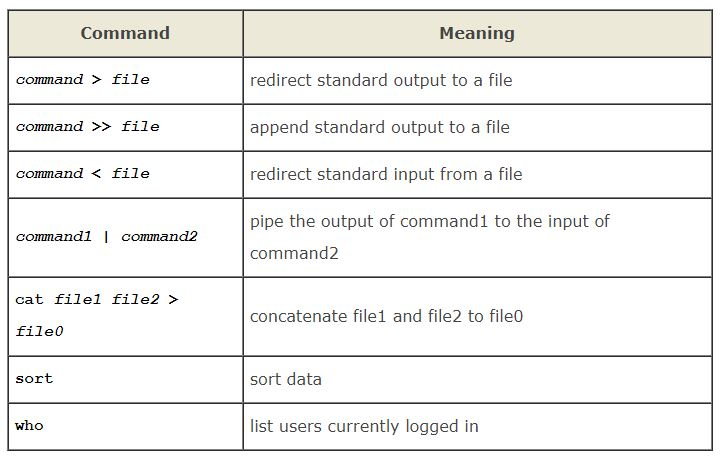
//> input picture 1/linux/linuxRef/3.JPG, 721 x 458 px
$ ./imageProcessing3   (built with g++ and OpenCV 4)
//> lines starting //> are read from the running program, lines starting //| are printed output that depends on the picture; after the words box and inside, x2 and y2 are one past the last pixel; in counts of white or black regions, pixels touching at a corner belong together
#include "stdafx.h"
#include <stdio.h>
#include "opencv2/opencv.hpp"
#include <math.h>
#include <map>

using namespace cv;
using namespace std;

Mat g_imgSrc, g_imgDst, g_imgMask, g_imgRound, g_imgAnnular,
	g_imgBlur, g_imgCanny, g_imgMorph, g_imgThreshod;

const char* g_imgName[] = {"3.jpg"};

map<char*, char*> g_mapWinName;
map<char*, char*> g_mapTrackbarName;

/* ksize */
static int g_nTrackbarValue0 = 1;
static const int g_nTrackbarCount0 = 25;
/* canny min threshold */
static int g_nTrackbarValue1 = 100;
static const int g_nTrackbarCount1 = 500;
/* canny max threshold */
static int g_nTrackbarValue2 = 215;
static const int g_nTrackbarCount2 = 1000;
/* morphology */
static int g_nTrackbarValue3 = 3;
static const int g_nTrackbarCount3 = 8;
/* adaptive threshold */
static int g_nTrackbarValue4 = 20;
static const int g_nTrackbarCount4 = 100;
static int g_nTrackbarValue5 = 1100;
static const int g_nTrackbarCount5 = 3000;
/* get good match */
static int g_nTrackbarValue6 = 250;
static const int g_nTrackbarCount6 = 500;

/* ksize */
static int& g_nKSize = g_nTrackbarValue0;
/* canny min/max threshold */
static int& g_nCannyMinThreshold = g_nTrackbarValue1;
static int& g_nCannyMaxThreshold = g_nTrackbarValue2;
/* morphology */
static int& g_nMorphologyOption = g_nTrackbarValue3;
/* adaptive threshold */
static int& g_nThresholdBSize = g_nTrackbarValue4;
static int& g_nThresholdMeanC = g_nTrackbarValue5;
/* get good match */
static int& g_nGoodMatchDistance = g_nTrackbarValue6;


Vec3f g_v3fDescriptorRoundnessRate;
vector<vector<Point>> g_vvpContours;
map<int, int> g_mArea;
map<int, Point> g_mCentroid;
Vec3f g_v3fLeastSquaresFitting;
map<int, int> g_mapProject;

template<typename Tkey, typename Tvalue> class sortMapByValue{
	/**
	bool operator()(const pair<Tkey, Tvalue>& left, const pair<Tkey, Tvalue>& right)const{
		cout << "pair" << endl;
		return left.second < right.second;
	}
	/**
	bool operator()(const Tvalue& left, const Tvalue& right){
		cout << "value" << endl;
		return left < right;
	}
	/**/
};
struct sortByValue{
	bool operator()(const pair<int, double>& left, const pair<int, double>& right){
		cout<<"pair"<<endl;
		return left.second < right.second;
	}
	/**
	bool operator()(const int& left, const int& right){
		cout << "int";
		return left < right;
	}
	/**/
	bool operator()(const double& left, const double& right){
		cout << "double";
		return left > right;
	}
	/**/
};

void init();
template<typename T, typename T1> void getMinMax(T& src, int& minIndex, int& maxIndex);
void getDescriptorRoundnessRate(Mat& imgsrc, Vec3f& descriptorRoundnessRate);
void getMask(Mat& imgsrc, Mat& imgdst);
void getRoundTarget(Mat& imgsrc, Mat& imgdst, Mat& imgmask);
void myMorphologyEx(Mat& imgsrc, Mat& imgdst, int option);
void drawHistogram(const Mat& imgsrc, MatND& hist, int histSize[], Mat& imgHist);
template<typename T, typename Tf, typename Ti> void getTop3(T& src, Vec4i& top3Index, int size);
void getDescriptorArea(Mat& imgsrc, Vec2f& range);
void getDescriptorArea1(Mat& imgsrc, vector<vector<Point>>& contours, map<int, int>& mapArea);
void getCentroid(vector<vector<Point>>& contours, map<int, int>& mapArea, map<int, Point>& centroid);
void leastSquaresFitting(map<int, Point>& mapcentroid, Vec3f& leastsquaresfitting);
void leastSquaresFittingContour(vector<Point>& contour, Vec3f& v3fleastsquaresfittingcontour);
void leastSquaresFittingCircle(map<int, Point>& mapcentroid, Vec3f& v3fLeastsquaresfittingcircle);
void getDescriptorPointer(Mat& imgsrc, Mat& imgdst);
void getAngleFromTwoPoints(float& angle, Point& pointStart, Point& pointEnd);
void project(Mat& imgsrc, map<int, int>& mapProj, Point& center, int psize);
void drawHistogramFromUserData(MatND& imgsrc, Mat& imgshow);
void getAnnularMask(Mat& mask);
void getAnnularTarget(Mat& imgsrc, Mat& imgdst, Mat& mask);
void getResult();

void getTemplate();
void getDescriptorAndMatch(Mat& imgTempate, Mat& imgSample);
void registration(Mat& imgsrc, Mat& imgdst, Mat& imgTemplate);
void testPerspective();
/* ksize */
void trackbarCallback0(int trackbarValue, void* userdata);
void trackbar0(int value, Mat& userdataimg, Mat& imgdst);
/* canny */
void trackbarCallback1(int trackbarValue, void* userdata);
void trackbar1(int value, Mat& userdataimg, Mat& imgdst);
void trackbarCallback2(int trackbarValue, void* userdata);
void trackbar2(int value, Mat& userdataimg, Mat& imgdst);
/* morphology */
void trackbarCallback3(int trackbarValue, void* userdata);
void trackbar3(int value, Mat& userdataimg, Mat& imgdst);
/* threshold */
void trackbarCallback4(int trackbarValue, void* userdata);
void trackbar4(int value, Mat& userdataimg, Mat& imgdst);
void trackbarCallback5(int trackbarValue, void* userdata);
void trackbar5(int value, Mat& userdataimg, Mat& imgdst);
/* good match */
void trackbarCallback6(int trackbarValue, void* userdata);
void trackbar6(int value, Mat& userdataimg);
/**/
void mouseCallback(int event, int x, int y, int flags, void* userdata);


// [66 lines left out: function main, not called in this run]

void init(){
	g_imgSrc = imread(g_imgName[0], 0);
//> g_imgSrc: 458 rows x 721 cols, CV_8UC1; min 0, max 255, mean 239.5
//> g_imgName = 1 item
//> in trackbar0, `medianBlur(userdataimg, imgdst, nKSize);`:
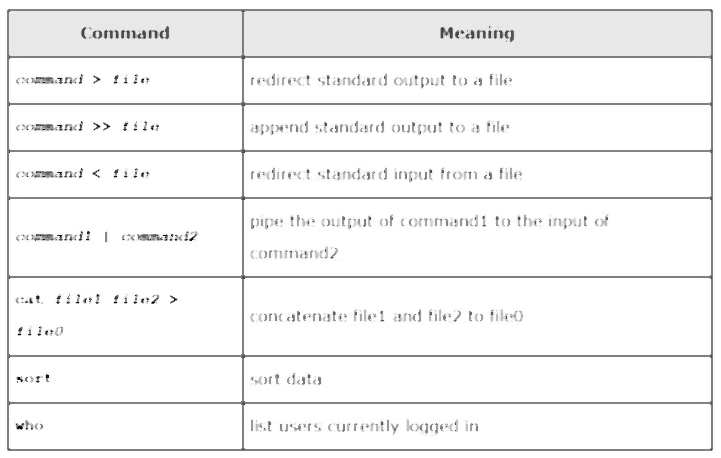
//> imgdst: 458 rows x 721 cols, CV_8UC1; min 2, max 255, mean 243.6
//> in trackbar4, `adaptiveThreshold(userdataimg, imgdst, 255, ADAPTIVE_THRESH_GAUSSIAN_C..`:
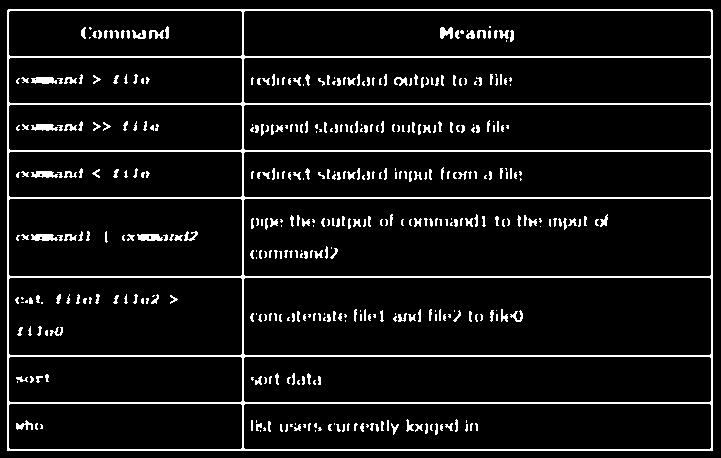
//> imgdst: 458 rows x 721 cols, CV_8UC1; 7.6% white in thin lines or dots
	CV_Assert(g_imgSrc.data);
	g_imgDst = g_imgSrc.clone();
	g_imgMask = g_imgSrc.clone();
	g_imgRound = g_imgSrc.clone();
	g_imgBlur = g_imgSrc.clone();
	g_imgCanny = g_imgSrc.clone();
	g_imgThreshod = g_imgSrc.clone();
	/* win name */
	g_mapWinName.insert(pair<char*, char*>("winControl", "winControl"));
	g_mapWinName.insert(pair<char*, char*>("imgSrc", "imgSrc"));
	g_mapWinName.insert(pair<char*, char*>("imgDst", "imgDst"));
	g_mapWinName.insert(pair<char*, char*>("imgBlur", "imgBlur"));
	g_mapWinName.insert(pair<char*, char*>("imgCanny", "imgCanny"));
	g_mapWinName.insert(pair<char*, char*>("imgThreshold", "imgThreshold"));
	/* trackbar name */
	g_mapTrackbarName.insert(pair<char*, char*>("ksize", "ksize"));
	g_mapTrackbarName.insert(pair<char*, char*>("cannyMin", "cannyMin"));
	g_mapTrackbarName.insert(pair<char*, char*>("cannyMax", "cannyMax"));
	g_mapTrackbarName.insert(pair<char*, char*>("morphOp", "morphOp"));
	g_mapTrackbarName.insert(pair<char*, char*>("thresBSize", "thresBSize"));
	g_mapTrackbarName.insert(pair<char*, char*>("thresMeanC", "thresMeanC"));

	/**/
	namedWindow(g_mapWinName.at("winControl"), WINDOW_NORMAL);
	cvResizeWindow(g_mapWinName.at("winControl"), 400, 600);

	/* blur */
	createTrackbar(g_mapTrackbarName.at("ksize"), g_mapWinName.at("winControl"),
		&g_nTrackbarValue0, g_nTrackbarCount0, trackbarCallback0, (void*)&g_imgSrc);
	/* canny */
	createTrackbar(g_mapTrackbarName.at("cannyMin"), g_mapWinName.at("winControl"),
		&g_nTrackbarValue1, g_nTrackbarCount1, trackbarCallback1, (void*)&g_imgBlur);
	createTrackbar(g_mapTrackbarName.at("cannyMax"), g_mapWinName.at("winControl"),
		&g_nTrackbarValue2, g_nTrackbarCount2, trackbarCallback2, (void*)&g_imgBlur);
	/* morphology */
	createTrackbar(g_mapTrackbarName.at("morphOp"), g_mapWinName.at("winControl"),
		&g_nTrackbarValue3, g_nTrackbarCount3, trackbarCallback3, (void*)&g_imgCanny);
	/* adaptive threshold */
	createTrackbar(g_mapTrackbarName.at("thresBSize"), g_mapWinName.at("winControl"),
		&g_nTrackbarValue4, g_nTrackbarCount4, trackbarCallback4, (void*)&g_imgBlur);
	createTrackbar(g_mapTrackbarName.at("thresMeanC"), g_mapWinName.at("winControl"),
		&g_nTrackbarValue5, g_nTrackbarCount5, trackbarCallback5, (void*)&g_imgBlur);

	/* blur */
	trackbarCallback0(g_nTrackbarValue0, (void*)&g_imgSrc);
	/* canny *
	trackbarCallback1(g_nTrackbarValue1, (void*)&g_imgBlur);
	/* morphology *
	trackbarCallback3(g_nTrackbarValue3, (void*)&g_imgCanny);
	/* threshold */
	trackbarCallback4(g_nTrackbarValue4, (void*)&g_imgBlur);
	/**/
	getDescriptorRoundnessRate(g_imgThreshod, g_v3fDescriptorRoundnessRate);
	/**/
	getMask(g_imgThreshod, g_imgMask);
	getRoundTarget(g_imgThreshod, g_imgRound, g_imgMask);
	/**
	getDescriptorArea1(g_imgRound, g_vvpContours, g_mArea);
	/**/
	getAnnularMask(g_imgMask);
	getAnnularTarget(g_imgRound, g_imgAnnular, g_imgMask);
	/**/
	getResult();
	/**
	leastSquaresFitting(g_mCentroid, g_v3fLeastSquaresFitting);
	/**
	getDescriptorPointer(g_imgRound, g_fAngle);
	imshow(g_mapWinName.at("imgSrc"), g_imgSrc);
	imshow(g_mapWinName.at("imgDst"), g_imgDst);
	/**/
}
/**/
// [15 lines left out: function getMinMax, not called in this run]
/* 检测 imgsrc 的轮廓中圆度率最大的轮廓，获得其圆心和半径 */
void getDescriptorRoundnessRate(Mat& imgsrc, Vec3f& descriptorroundnessrate){
	/* 检测轮廓中圆度率最大的轮廓，获得其圆心和半径 */
	double area = 0, arcLen = 0;
	map<int, double> roundnessRate;
	int maxRoundnessIndex = 0;
	int minRoundnessIndex = 0;
	Mat tempImg = Mat::zeros(imgsrc.size(), imgsrc.type());
	Vec3f v3fLeastSquaresFittingContour;
	vector<vector<Point>> contours;
	findContours(imgsrc, contours, RETR_CCOMP, CHAIN_APPROX_NONE);
//> contours = 448 contours, 378 with area under 20; largest, box (x1, y1, x2, y2) and area: (7, 9, 713, 451) 310904, (243, 277, 712, 356) 36496, (243, 198, 712, 277) 36496, (243, 403, 712, 450) 21520, (243, 356, 712, 403) 21520
	cout<<"\ngetDescriptorRoundnessRate contours.size():"<<contours.size()<<endl;
//| getDescriptorRoundnessRate contours.size():448
	/**/
	for(int i = 0; i < contours.size(); i++){
		area = contourArea(contours[i], false);
		arcLen = arcLength(contours[i], true);
		if(area < 300 || arcLen<200){
			continue;
		}
		roundnessRate.insert( pair<int, double>(i, 4*CV_PI*area/pow(arcLen, 2)));
	}
//> this loop made 448 passes
//> (area, arcLen) on passes 8, 25, 42, 44, 54, 57, 432, 433, 434, 435, 436, 437: (20, 33.8), (23, 34.97), (55, 67.11), (31, 39.8), (23, 30.97), (20.5, 35.56), (310904, 2290.8), (21520, 1023.3), (10756, 555.3), (21520, 1023.3), (10756, 555.3), (36496, 1087.3)
	/**/
	cout << "roundnessRate.size() = " << roundnessRate.size() << endl;
//| roundnessRate.size() = 17
	/**/
	for(map<int, double>::iterator it=roundnessRate.begin(); it!= roundnessRate.end(); it++){
		cout<<(*it).first<<" 轮廓的圆度率: "<< (*it).second <<endl;
	}
//> this loop made 17 passes
//| 431 轮廓的圆度率: 0.744477
//| 432 轮廓的圆度率: 0.258247
//| 433 轮廓的圆度率: 0.438313
//| 434 轮廓的圆度率: 0.258247
//| 435 轮廓的圆度率: 0.438313
//| 436 轮廓的圆度率: 0.387923
//| 437 轮廓的圆度率: 0.597735
//| 438 轮廓的圆度率: 0.387923
//> (output is shown up to pass 8 of 17)
	/**/
	getMinMax<map<int, double>, double>(roundnessRate, minRoundnessIndex, maxRoundnessIndex);
//> (this line was passed over: a library is not available in this run)
	cout<<"maxRoundnessIndex:"<<maxRoundnessIndex<<endl;
	cout << "minRoundnessIndex:" << minRoundnessIndex << endl;
	/**/
	drawContours(tempImg, contours, maxRoundnessIndex, Scalar(255, 255, 255));
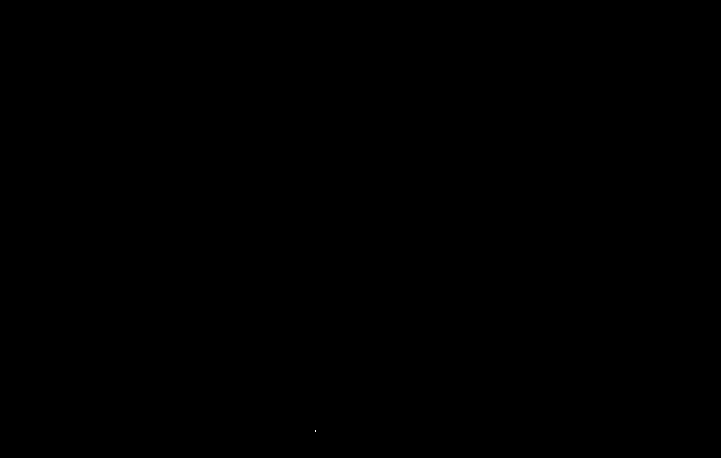
//> tempImg: 458 rows x 721 cols, CV_8UC1; 0% white in thin lines or dots, all inside (x1, y1, x2, y2) = (315, 430, 316, 432)
	drawContours(tempImg, contours, minRoundnessIndex, Scalar(255, 255, 255));
	imshow("getDescriptorRoundnessRate", tempImg);
	/* 用hough检测最大圆度率的轮廓的圆心和半径，失败 *
	HoughCircles(tempImg, circles, HOUGH_GRADIENT, 4, 100, 100, 200, 100, 500);
	cout<<"circles.size():"<<circles.size()<<endl;
	for(int i = 0; i < circles.size(); i++){
		Point center1 = Point(circles[i][0], circles[i][1]);
		circle(tempImg, center1, circles[i][2], Scalar(255,255,255));
		imshow("getRoundnessCircles", tempImg);
		waitKey(10);
	}
	/**/
	leastSquaresFittingContour(contours[maxRoundnessIndex], v3fLeastSquaresFittingContour);
	cout<<"getDescriptorRoundnessRate v3fLeastSFContour"<<v3fLeastSquaresFittingContour<<endl;
	/* 显示由最大圆度率轮廓检测到的圆，与原轮廓对比 */
	 circle(tempImg, Point2f(v3fLeastSquaresFittingContour[0], v3fLeastSquaresFittingContour[1]),
		v3fLeastSquaresFittingContour[2], Scalar::all(100));
	circle(tempImg, Point2f(v3fLeastSquaresFittingContour[0], v3fLeastSquaresFittingContour[1]),
		3, Scalar::all(100));
	imshow("getDescriptorRoundnessRate", tempImg);
	/**/
	descriptorroundnessrate = v3fLeastSquaresFittingContour;
	/**/
}
/**/
// [11 lines left out: function getMask, not called in this run]
/**/
// [8 lines left out: function getRoundTarget, not called in this run]
/**/
// [13 lines left out: function myMorphologyEx, not called in this run]
/**/
// [25 lines left out: function drawHistogram, not called in this run]
/**/
// [30 lines left out: function getTop3, not called in this run]
/**/
// [82 lines left out: function getDescriptorArea, not called in this run]
/* 删除其他质心，获得刻度的质心 */
// [139 lines left out: function getDescriptorArea1, not called in this run]
/**/
// [22 lines left out: function getCentroid, not called in this run]
/**
void test(){
	Mat tempImg = Mat(100, 100, CV_8U);
	Mat tempShowContours = tempImg.clone();
	Mat imgCanny = tempImg.clone();
	unsigned char* pData = tempImg.data;
	for(int i = 0; i < 100; i++){
		for(int j = 0; j < 100; j++){
			if(20 <= i && i < 80 && 20 <= j && j < 80){
				*(pData + tempImg.step[0] * i + tempImg.step[1] * j) = 255;
			}
			else{
				*(pData + tempImg.step[0] * i + tempImg.step[1] * j) = 0;
			}
		}
	}
	Canny(tempImg, imgCanny, 100, 200, 3);
	vector<vector<Point>> contours;
	findContours(imgCanny, contours, RETR_CCOMP, CHAIN_APPROX_NONE);
	for(int i = 0; i < contours.size(); i++){
		drawContours(tempShowContours, contours, i, Scalar(255, 255, 255));
		waitKey(500);
	}
	int area = contourArea(contours[0], false);
	int length = arcLength(contours[0], false);
	cout<<"area = "<<area<<endl;
	cout << "arcLength = " << length << endl;
	imshow("rect", tempImg);
	imshow("canny", imgCanny);

	MatND hist;
	int histSize[] = {256};
	drawHistogram(tempImg, hist, histSize, Mat());
	/**
	cout<<"hist:\n"<<hist<<endl;
	/**
	cout<<"hist.type() = "<<hist.type()<<endl;
	cout << "hist.rows = " << hist.rows << endl;
	cout << "hist.cols = " << hist.cols << endl;
	cout << "hist.step[0] = " << hist.step[0] << endl;
	cout << "hist.step[1] = " << hist.step[1] << endl;
	/**
	for(int i = 0; i < histSize[0]; i++){
		cout<<"hist.at<float>("<<i<<") = "<<hist.at<float>(i)<<endl;
		cout <<(float)(*(hist.data + hist.step[0]*i + hist.step[1]*0))<<" "
			/**
			<< (char)(*(hist.data + hist.step[0] * i + hist.step[1] * 1)) << " "
			<< (char)(*(hist.data + hist.step[0] * i + hist.step[1] * 2)) << " "
			<< (float)(*(hist.data + hist.step[0] * i + hist.step[1] * 3)) << " "
			/**
			<<endl;
	}
	/**
	float* p = (float*)hist.data;
	for(int i = 0, j=0; i < histSize[0]; i++, j++){
		cout << "hist.at<float>(" << i << ") = " << hist.at<float>(i) << endl;
		cout << (*(p+i))<<" "
			/**
			<< endl;
	}
	waitKey();
}
/**/
// [18 lines left out: function testGetContours, not called in this run]
/* least squares fitting */
// [60 lines left out: function leastSquaresFitting, not called in this run]
/* !!! 这个需要修改 */
void leastSquaresFittingContour(vector<Point>& contour, Vec3f& v3fleastsquaresfittingcontour){
	/**
	map<int, Point> mapLightWeightContour;
	cout<<"leastSquaresFittingContour contour.size() = "<<contour.size()<<endl;
	for(int i = 0; i < contour.size(); i+=5){
		mapLightWeightContour.insert(pair<int, Point>(i, contour[i]));
	}
	cout<<"leastSquaresFittingContour mapLightWeightContour.size() = "<< mapLightWeightContour.size()<<endl;
	/**
	leastSquaresFitting(mapLightWeightContour, v3fleastsquaresfittingcontour);
	/**/
	Moments momentsContour;
	momentsContour = moments(contour, false);
//> momentsContour = moments, m00 0
	v3fleastsquaresfittingcontour[0] = momentsContour.m10/momentsContour.m00;
//> v3fleastsquaresfittingcontour = [nan, 0, 0]
	v3fleastsquaresfittingcontour[1] = momentsContour.m01 / momentsContour.m00;
//> v3fleastsquaresfittingcontour = [nan, nan, 0]
	double powRi2 = pow( contour[0].x - v3fleastsquaresfittingcontour[0], 2)
		+ pow(contour[0].y - v3fleastsquaresfittingcontour[1], 2);
//> powRi2 = nan
	v3fleastsquaresfittingcontour[2] = sqrt(powRi2);
//> v3fleastsquaresfittingcontour = [nan, nan, nan]
	/**
	cout<<"leastSquaresFittingContour get X,Y,R = "
		<< v3fleastsquaresfittingcontour[0]<<" "
		<< v3fleastsquaresfittingcontour[1]<<" "
		<< v3fleastsquaresfittingcontour[2]<<" "
		<<endl;
	/**/
}
/**/
// [59 lines left out: function leastSquaresFittingCircle, not called in this run]
/* 获得指针轮廓 */
// [36 lines left out: function getDescriptorPointer, not called in this run]
/* 通过两点获得角度值 */
// [21 lines left out: function getAngleFromTwoPoints, not called in this run]
/* 获得环形 mask */
// [16 lines left out: function getAnnularMask, not called in this run]
/* 获得环形 target */
// [7 lines left out: function getAnnularTarget, not called in this run]
/* 将 imgsrc 向 center 投影 */
// [42 lines left out: function project, not called in this run]
/**/
// [20 lines left out: function drawHistogramFromUserData, not called in this run]
/**/
// [209 lines left out: function getResult, not called in this run]
/**/
void getTemplate(){

}
// [237 lines left out: functions getDescriptorAndMatch, registration, not called in this run]
/**/
// [42 lines left out: function testPerspective, not called in this run]

/**/
// [82 lines left out: functions test, testDrawHistogramFromUserData, testProjectDirectly, not called in this run]

/* ksize */
void trackbarCallback0(int trackbarValue, void* userdata){
	/* ksize */
	cout << "trackbarCallback0" << endl;
	Mat& userDataImg = *(Mat*)userdata;
	trackbar0(trackbarValue, userDataImg, g_imgBlur);
}
void trackbar0(int value, Mat& userdataimg, Mat& imgdst){
	int nKSize = value*2+1;
	medianBlur(userdataimg, imgdst, nKSize);
	imshow(g_mapWinName.at("imgBlur"), imgdst);
}


/* canny */
// [20 lines left out: functions trackbarCallback1, trackbar1, trackbarCallback2, not called in this run]
void trackbar2(int value, Mat& userdataimg, Mat& imgdst){
	trackbar1(value, userdataimg, imgdst);
}

/* morphology */
// [15 lines left out: functions trackbarCallback3, trackbar3, not called in this run]

/* threshold */
void trackbarCallback4(int trackbarValue, void* userdata){
	/* threshold */
	cout << "trackbarCallback4" << endl;
	Mat& userDataImg = *(Mat*)userdata;
	trackbar4(trackbarValue, userDataImg, g_imgThreshod);
}
void trackbar4(int value, Mat& userdataimg, Mat& imgdst){
	cout << "trackbar4" << endl;
	int nBSize = g_nThresholdBSize*2+1;
	if(nBSize < 3){
		userdataimg.copyTo(imgdst);
	}
	else{
		adaptiveThreshold(userdataimg, imgdst, 255, ADAPTIVE_THRESH_GAUSSIAN_C, THRESH_BINARY_INV, nBSize, g_nThresholdMeanC*0.01);
	}
	imshow(g_mapWinName.at("imgThreshold"), imgdst);
}
// [10 lines left out: functions trackbarCallback5, trackbar5, not called in this run]

/* good match */
// [12 lines left out: functions trackbarCallback6, trackbar6, not called in this run]
/**/
// [17 lines left out: function mouseCallback, not called in this run]

// added to run one function of the file
int main() { init(); }
//| getDescriptorRoundnessRate v3fLeastSFContour[-nan, -nan, -nan]
//> (the run ends here: the program stops with an error, at `circle(tempImg, Point2f(v3fLeastSquaresFittingContour[0], v3fLeastSqua..`)
